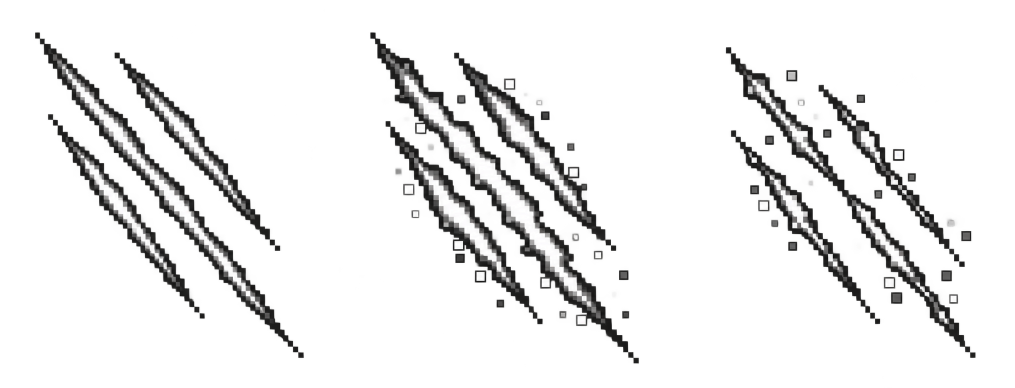
#> input picture poc/assets/generated/ASSET-010/v002/raw/claw.png, 2029 x 775 px, given in place of slash.png, which was not available (shown at 1/2 size)
$ python cleanup.py
#> lines starting #> are read from the running program, lines starting #| are printed output that depends on the picture; after the words box and inside, x2 and y2 are one past the last pixel; in counts of white or black regions, pixels touching at a corner belong together; pictures that were not available may be replaced by others from this repository, and a replacement may not be noted
"""Reproduce original generated strike VFX from raw/*.png. Pillow, NumPy, SciPy.
Run from any directory: python <path>/cleanup.py
"""
from pathlib import Path
import hashlib
import json
import numpy as np
from PIL import Image, ImageDraw, ImageOps
from scipy.ndimage import label

ROOT = Path(__file__).resolve().parent
GRAY = np.array([32, 88, 144, 200, 255])
CONFIG = {
    'slash': {'cell': [76,142], 'drawn':4, 'holds':[4,4,3,3], 'anchor':[38,71], 'pad':12},
    'stab': {'cell':[62,26], 'drawn':2, 'holds':[3,2], 'anchor':[4,13], 'pad':3},
    'slash_arc': {'cell':[142,176], 'drawn':3, 'holds':[1,3,3,3,1], 'anchor':[71,88], 'pad':12, 'blank_ends':True},
    'claw': {'cell':[84,204], 'drawn':3, 'holds':[1,3,3,3,1], 'anchor':[42,102], 'pad':7, 'blank_ends':True},
    'jaws': {'cell':[64,96], 'drawn':5, 'holds':[3,3,2,6,6], 'anchor':[32,48], 'pad':6},
}
records = {}
all_frames = {}

def cleaned(raw, limit=None):
    a = np.asarray(raw.convert('RGBA')).copy()
    mask = a[:,:,3] >= 192
    labs, _ = label(mask, structure=np.ones((3,3)))
    counts = np.bincount(labs.ravel())
    keep = np.where(counts >= max(8, mask.sum() * .00025))[0]
    keep = keep[keep != 0]
    if limit is not None:
        keep = np.argsort(counts[1:])[::-1][:limit]+1
    mask &= np.isin(labs, keep)
    a[~mask] = 0
    a[mask,3] = 255
    return Image.fromarray(a)

for name,cfg in CONFIG.items():
    raw = Image.open(ROOT / 'raw' / f'{name}.png').convert('RGBA')
#> raw is the input picture: PIL image 2029x775 RGBA; mean R, G, B, A 16.6, 16.5, 16.4, 33.6
    n = cfg['drawn']
    parts = []
    bboxes = []
    # Each source was requested as one row; divide the generator canvas into
    # equal columns, then retain the common vertical origin and a shared scale.
    for i in range(n):
        part = raw.crop((round(i*raw.width/n),0,round((i+1)*raw.width/n),raw.height))
        part = cleaned(part, 1 if name=='slash' and i<2 else None)
        parts.append(part)
        bboxes.append(part.getbbox())
#> this loop made 4 passes
#> counts in cleaned on pass 1: [334723, 92, 28249, 91, 14626, 90, 95, 14780, 91, 88]
#> pass 1, in cleaned, `labs, _ = label(mask, structure=np.ones((3,3)))`:
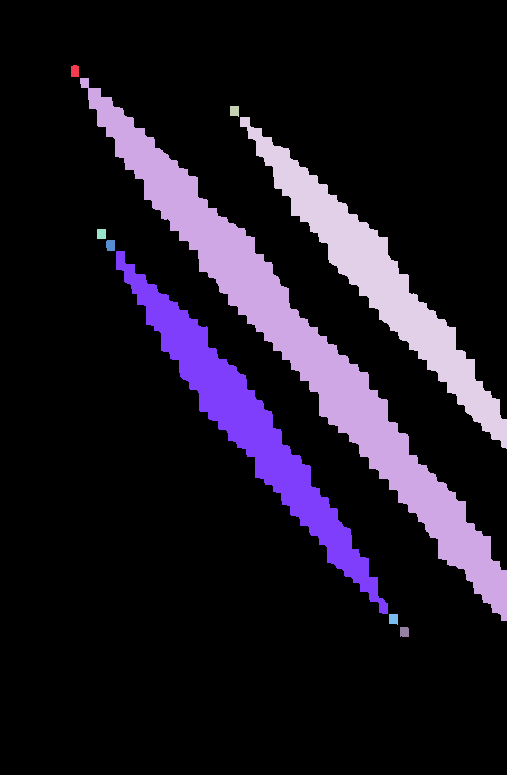
#> labs: shape (775, 507) int32; 10 distinct labels, from 0 to 9; one colour per label, 0 black
#> pass 1, in cleaned, `mask &= np.isin(labs, keep)`:
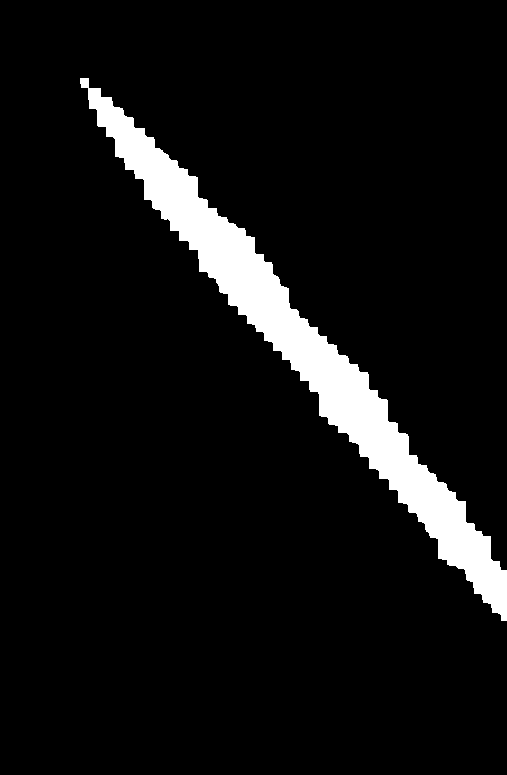
#> mask: shape (775, 507) bool; 7.2% white; 1 white region, box (x1, y1, x2, y2) and area: (80, 78, 507, 621) 28249
#> after the loop:
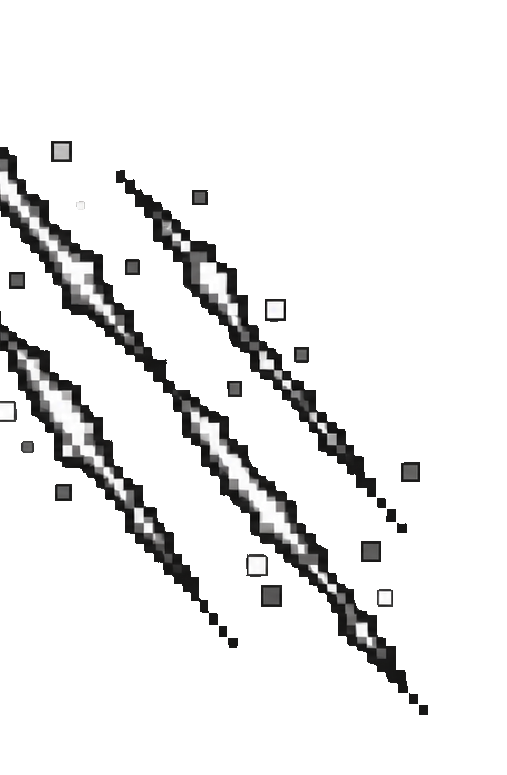
#> part: PIL image 507x775 RGBA; mean R, G, B, A 10.9, 10.8, 10.8, 31.3; transparent parts drawn white
#> after the loop, bboxes = [(80, 78, 507, 621), (234, 65, 507, 455), (0, 95, 508, 726), (0, 141, 428, 715)]; parts = 4 items
    y0 = min(b[1] for b in bboxes)
#> y0 = 65
    y1 = max(b[3] for b in bboxes)
#> y1 = 726
    cw,ch = cfg['cell']
    max_width = max(b[2]-b[0] for b in bboxes)
#> max_width = 508
    scale = min((cw-2*cfg['pad'])/max_width, (ch-2*cfg['pad'])/(y1-y0))
#> scale = 0.102
    frames = []
    for i,(part,bbox) in enumerate(zip(parts,bboxes)):
        crop = part.crop((bbox[0], y0, bbox[2], y1))
        target = (max(1,round(crop.width*scale)),max(1,round(crop.height*scale)))
        resized = crop.resize(target, Image.Resampling.NEAREST)
        frame = Image.new('RGBA',(cw,ch))
        frame.paste(resized, ((cw-target[0])//2, (ch-target[1])//2))
        frames.append(frame)
#> this loop made 4 passes
#> (bbox, target) on passes 1 to 4: ((80, 78, 507, 621), (44, 68)), ((234, 65, 507, 455), (28, 68)), ((0, 95, 508, 726), (52, 68)), ((0, 141, 428, 715), (44, 68))
#> after the loop, frames = 4 items
    if name=='slash':
        # The four-frame generator repeated the rejected checkered first core.
        # Replace only frame1 with independently generated solid stroke art.
        first = cleaned(Image.open(ROOT/'raw/slash_first.png'),1)
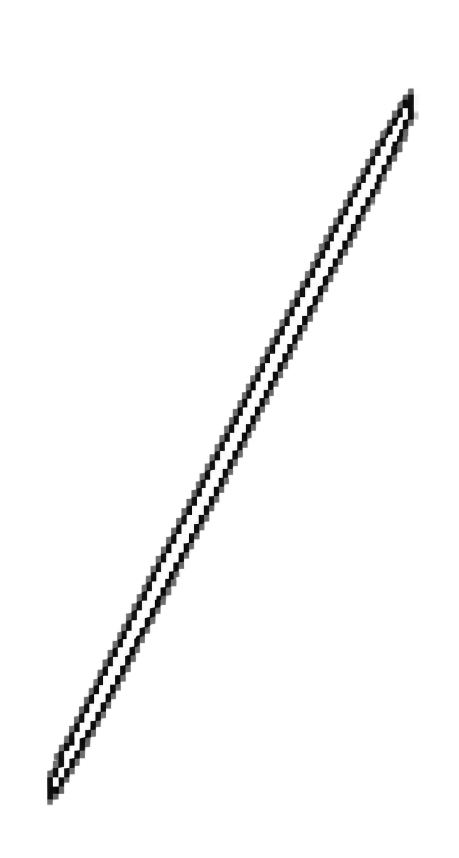
#> input picture poc/assets/generated/ASSET-010/v002/raw/slash_first.png, 917 x 1715 px (shown at 1/2 size)
#> in cleaned, a is the input picture: shape (1715, 917, 4); mean R, G, B, A 7.1, 7.1, 7.1, 12.9
#> in cleaned (call 5), `mask = a[:,:,3] >= 192`: mask: shape (1715, 917) bool; 5% white; 1 white region, box (x1, y1, x2, y2) and area: (95, 177, 828, 1609) 79013
        first = first.crop(first.getbbox())
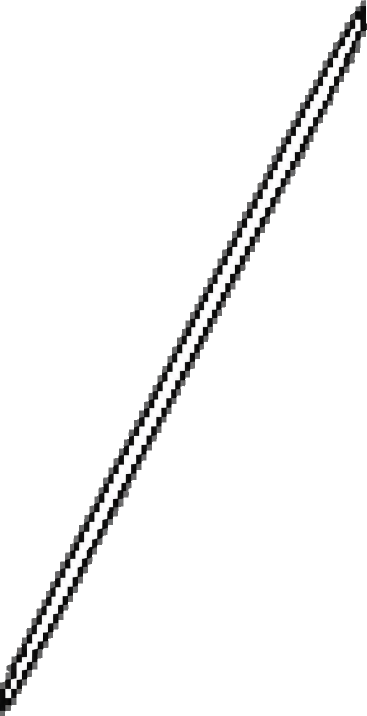
#> first: PIL image 733x1432 RGBA (shown at 1/2 size); mean R, G, B, A 9.5, 9.5, 9.5, 19.2; transparent parts drawn white
        h = frames[1].getbbox()[3]-frames[1].getbbox()[1]
#> h = 40
        factor = h/first.height
#> factor = 0.0279
        target = (round(first.width*factor),h)
#> target = (20, 40)
        first = first.resize(target, Image.Resampling.NEAREST)
#> first: PIL image 20x40 RGBA
        frames[0] = Image.new('RGBA',(cw,ch))
        frames[0].paste(first,((cw-target[0])//2,(ch-target[1])//2))
    if cfg.get('blank_ends'):
        frames = [Image.new('RGBA',(cw,ch))]+frames+[Image.new('RGBA',(cw,ch))]
    if name=='stab':
        # The generator put the dominant luminous flash at the left base.
        # Mirror cells so that flash is the rightward tip and shaft trails left.
        frames = [ImageOps.mirror(f) for f in frames]
    for i,frame in enumerate(frames):
        a = np.asarray(frame).copy()
        valid = a[:,:,3] >= 192
        lum = a[:,:,:3].astype(float).mean(2)
        snapped = GRAY[np.abs(lum[:,:,None]-GRAY).argmin(2)]
        for c in range(3):a[:,:,c] = np.where(valid,snapped,0)
        a[:,:,3] = np.where(valid,255,0)
        if name=='jaws' and i==4:
            # Fade via remaining geometry and dimmer opaque shades, not alpha.
            a[:,:,:3] = np.minimum(a[:,:,:3],144)
        if name=='slash' and i==0:
            # Repair native resampling dropouts in the generated thin core:
            # make its interior 2px solid white, preserving the generated
            # row-centre staircase and outer silhouette, tapering only at tips.
            rows=np.flatnonzero(valid.any(1))
            for y in rows[2:-2]:
                xs=np.flatnonzero(valid[y]); mid=round(float(xs.mean()))
                for x in [mid-1,mid]:
                    if valid[y,x]: a[y,x]=[255,255,255,255]
        frames[i] = Image.fromarray(a)
#> this loop made 4 passes
#> a: shape (142, 76, 4)
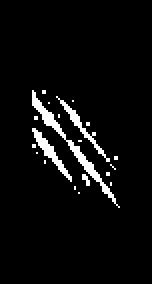
#> valid: shape (142, 76) bool (shown 2 times larger); 4.6% white; 20 white regions (17 under 20 px), largest, box (x1, y1, x2, y2) and area: (16, 45, 60, 104) 230, (16, 64, 36, 91) 113, (28, 48, 55, 81) 103
    width = len(frames)*cw+(len(frames)-1)*8
#> width = 328
    sheet = Image.new('RGBA',(width,ch))
#> sheet: PIL image 328x142 RGBA; every value is 0
    for i,f in enumerate(frames):sheet.paste(f,(i*(cw+8),0))
    sheet.save(ROOT/f'{name}.png')
    sheet.resize((width*4,ch*4),Image.Resampling.NEAREST).save(ROOT/f'{name}_review_4x.png')
    sheet.resize((width//2,ch//2),Image.Resampling.NEAREST).save(ROOT/f'{name}_review_half.png')
    # Diagnostic loops show holds at slowed 5x timing. They are not game tests.
    diagnostic=[]
    for f in frames:
        bg=Image.new('RGBA',f.size,(20,28,44,255)); bg.alpha_composite(f)
        diagnostic.append(bg.convert('RGB').resize((cw*4,ch*4),Image.Resampling.NEAREST))
#> after the loop, diagnostic = 4 items
    diagnostic.append(Image.new('RGB',(cw*4,ch*4),(20,28,44)))
    diagnostic[0].save(ROOT/f'{name}_playback_slow.gif',save_all=True,append_images=diagnostic[1:],
        duration=[round(h*1000/60*5) for h in cfg['holds']]+[500],loop=0,disposal=2)
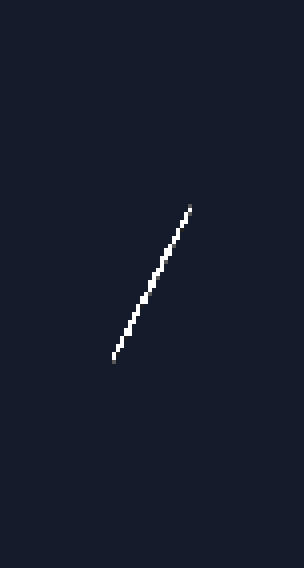
#> saved as slash_playback_slow.gif: PIL image 304x568 RGB; mean R, G, B 21.2, 29.2, 45.1
    pixels=np.asarray(sheet)
    palette=sorted({tuple(p) for p in pixels[pixels[:,:,3]==255,:3].tolist()})
#> palette = [(32, 32, 32), (88, 88, 88), (144, 144, 144), (200, 200, 200), (255, 255, 255)]
    assert all(p in [(g,g,g) for g in GRAY] for p in palette)
    assert set(np.unique(pixels[:,:,3])) == {0,255}
    for i in range(len(frames)-1):assert not pixels[:,(i+1)*cw+i*8:(i+1)*(cw+8),3].any()
#> this loop made 3 passes
    assert not pixels[0,:,3].any() and not pixels[-1,:,3].any()
    assert not pixels[:,0,3].any() and not pixels[:,-1,3].any()
    checks={'dimensions':list(sheet.size),'frames':len(frames),'cell':[cw,ch],'gap':8,
        'holds_game_frames':cfg['holds'],'total_game_frames':sum(cfg['holds']),
        'suggested_anchor':cfg['anchor'],'alpha_values':[0,255], 'palette':palette,
        'source_dimensions':list(raw.size),'isotropic_scale':scale,'source_frame_bboxes':bboxes,
        'sha256':hashlib.sha256((ROOT/f'{name}.png').read_bytes()).hexdigest()}
    records[name]=checks
    all_frames[name]=frames
#> pass 2 of the loop `for name,cfg in CONFIG.items():`:
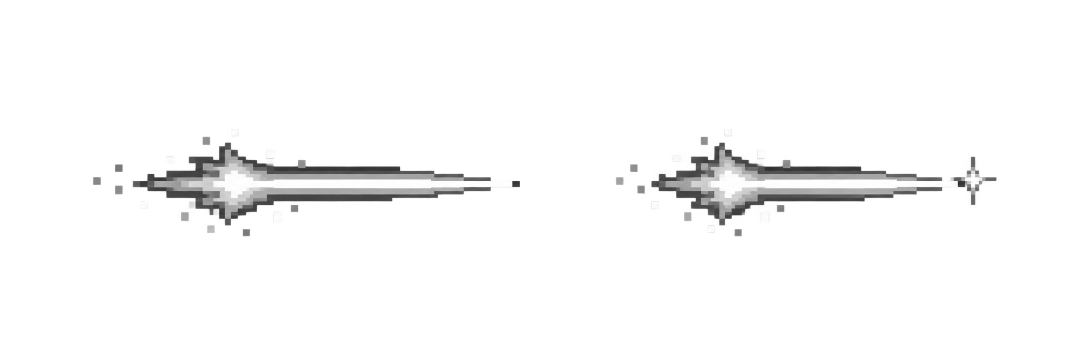
#> input picture poc/assets/generated/ASSET-010/v002/raw/stab.png, 2172 x 724 px (shown at 1/2 size)
#> raw is the input picture: PIL image 2172x724 RGBA; mean R, G, B, A 10.8, 10.8, 10.7, 15.5
#> the loop `for i in range(n):` made 2 passes
#> after the loop `for i in range(n):`:
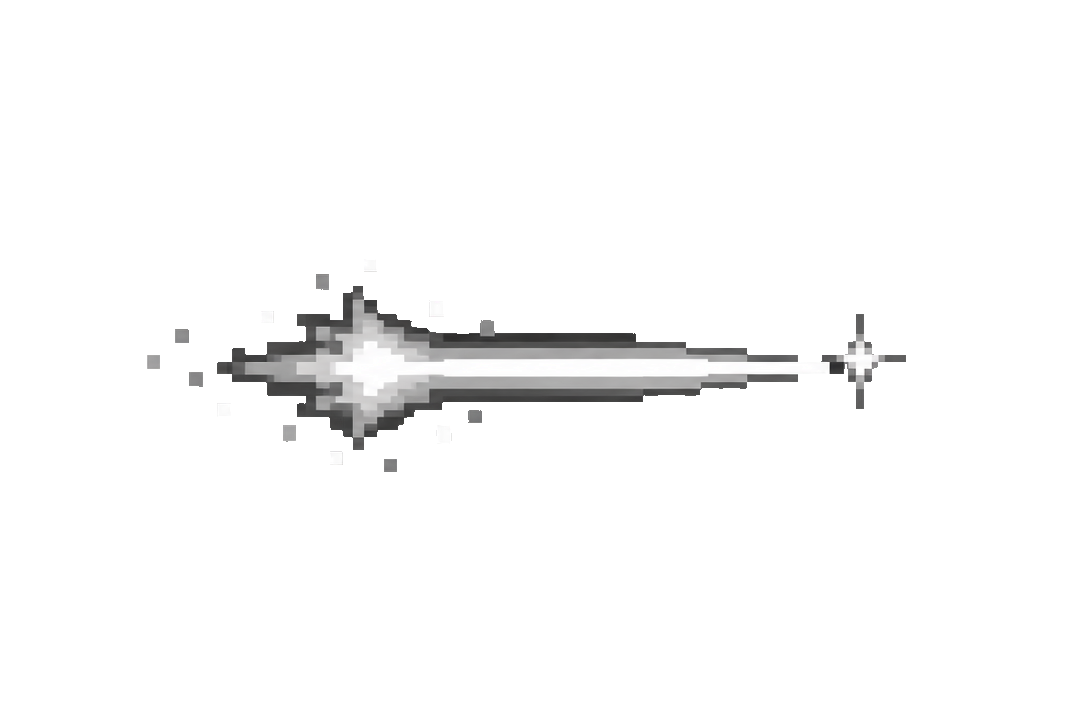
#> part: PIL image 1086x724 RGBA; mean R, G, B, A 8.8, 8.7, 8.7, 14.3; transparent parts drawn white
#> after the loop `for i in range(n):`: bboxes = [(187, 259, 1040, 472), (147, 259, 906, 472)]; parts = 2 items
#> y0 = 259
#> y1 = 472
#> max_width = 853
#> scale = 0.0657
#> the loop `for i,(part,bbox) in enumerate(zip(parts,bboxes)):` made 2 passes
#> (bbox, target) on passes 1 to 2: ((187, 259, 1040, 472), (56, 14)), ((147, 259, 906, 472), (50, 14))
#> after the loop `for i,(part,bbox) in enumerate(zip(parts,bboxes)):`: frames = 2 items
#> the loop `for i,frame in enumerate(frames):` made 2 passes
#> after the loop `for i,frame in enumerate(frames):`:
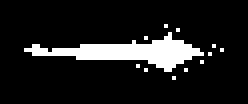
#> valid: shape (26, 62) bool (shown 4 times larger); 11.4% white; 12 white regions (11 under 20 px), largest, box (x1, y1, x2, y2) and area: (6, 8, 51, 18) 173
#> width = 132
#> the loop `for i,f in enumerate(frames):sheet.paste(f,(i*(cw+8),0))` made 2 passes
#> the loop `for f in frames:` made 2 passes
#> after the loop `for f in frames:`: diagnostic = 2 items
#> the loop `for i in range(len(frames)-1):assert not pixels[:,(i+1)*cw+i*8:(i+1)*(..` made 1 pass

# Static tint review uses the currently approved v002 ramps, not older v001.
ramps_path = ROOT.parents[1]/'ASSET-006/v002/type_ramps.json'
#> (the run stopped early here; a loop or call above may not have finished)
